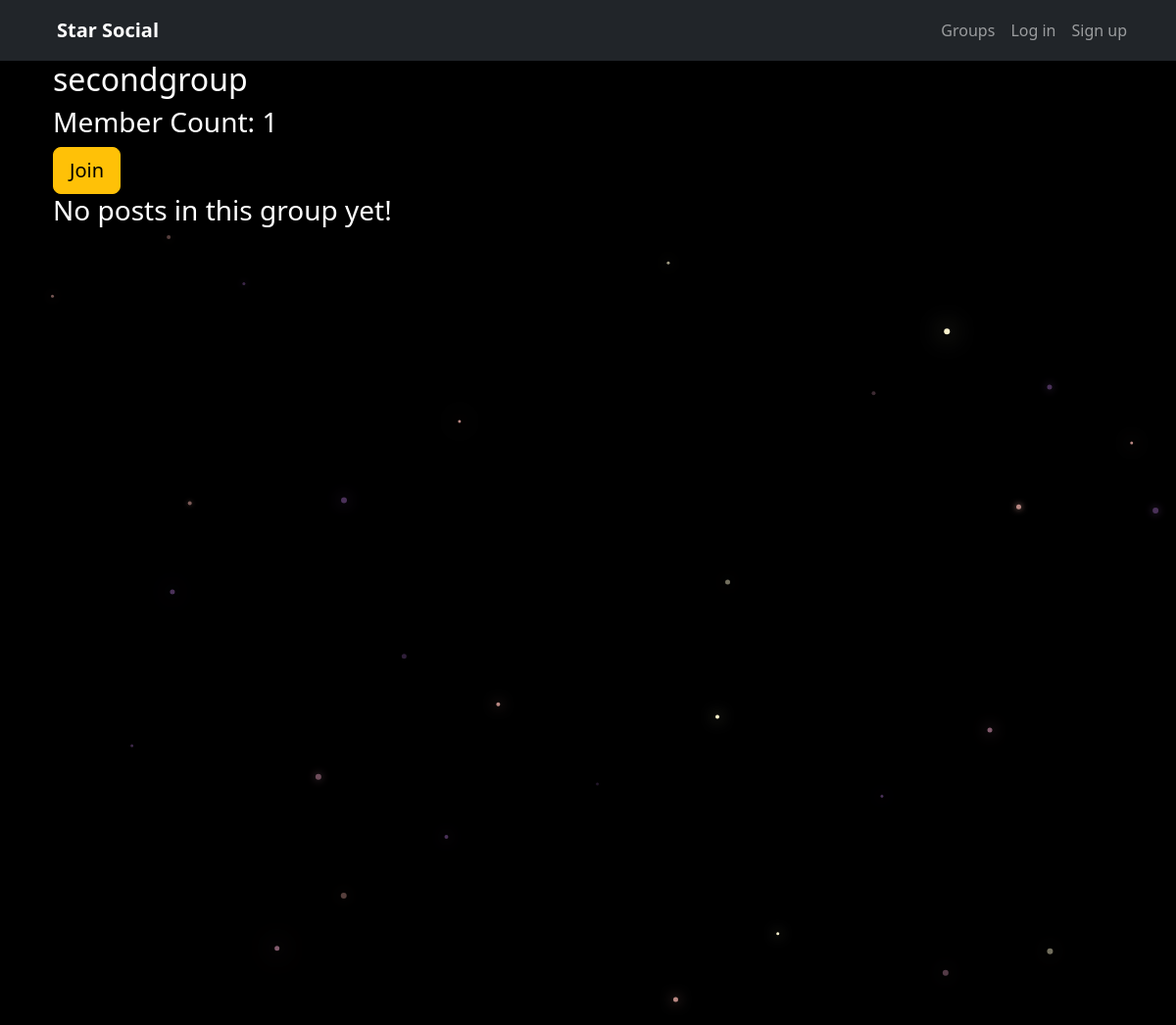
Page /groups/posts/in/secondgroup/ on the earlier database version.
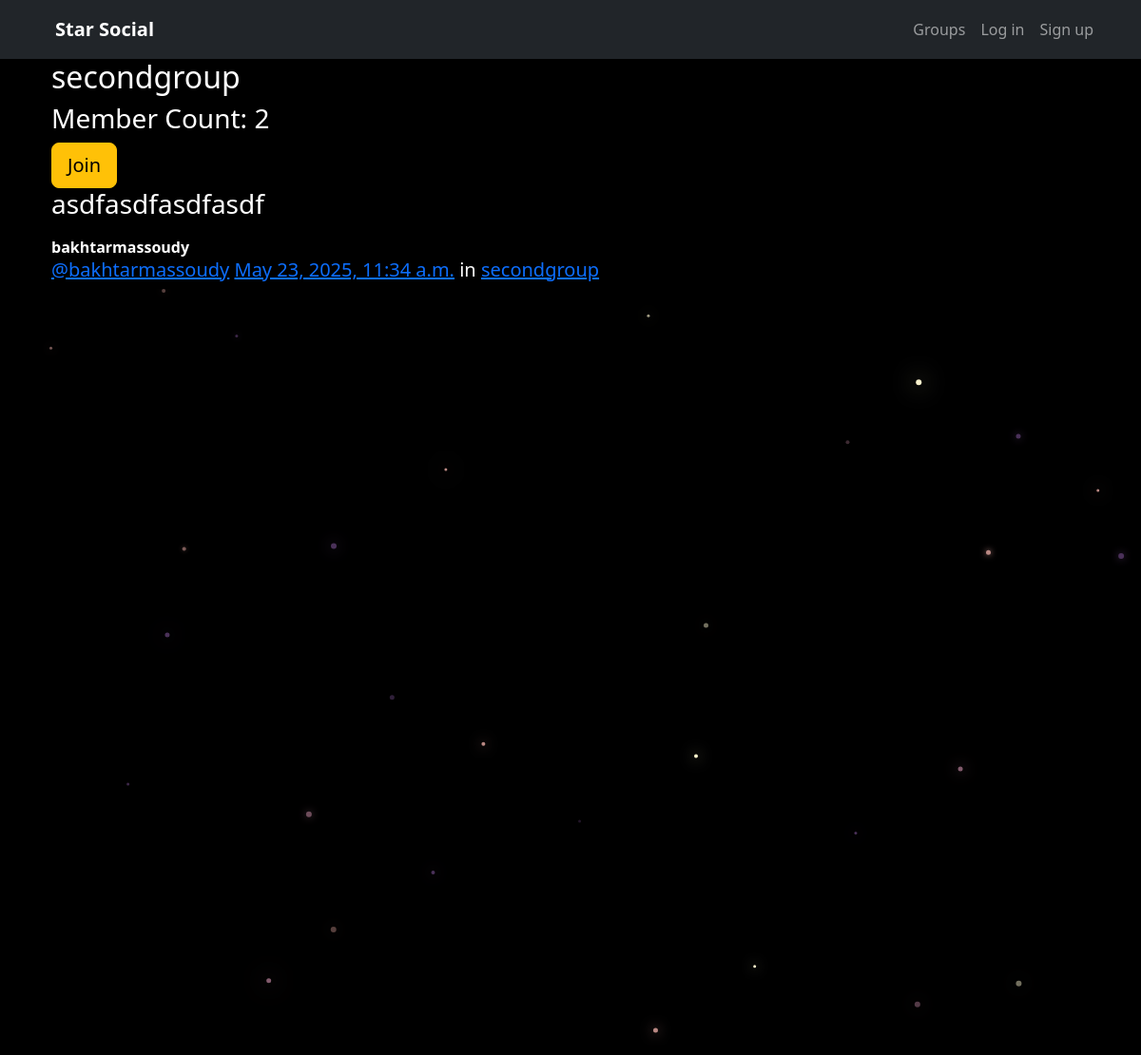
Same page on the later database version.
### groups/models.py (models this page shows, shortened)
class Group(models.Model):
    name = models.CharField(max_length=255, unique=True)
    slug = models.SlugField(allow_unicode=True, unique=True)
    description = models.TextField(blank=True, default='')
    description_html = models.TextField(editable=False, default='', blank=True)
    members = models.ManyToManyField(User,through="GroupMember")
    class Meta:
        ordering = ["name"]

### posts/models.py (models this page shows, shortened)
class Post(models.Model):
    user = models.ForeignKey(User, related_name="posts", on_delete=models.CASCADE)
    created_at = models.DateTimeField(auto_now=True)
    message = models.TextField()
    message_html = models.TextField(editable=False)
    group = models.ForeignKey(Group, related_name="posts", null=True, blank=True, on_delete=models.SET_NULL)
    class Meta:
        ordering = ["-created_at"]
        unique_together = ["user", "message"]

### groups/views.py (the view)
# urls.py: re_path(r"posts/in/(?P<slug>[-\w]+)/$", views.SingleGroup.as_view(), name="single"),
class SingleGroup(generic.DetailView):
    model = Group

### groups/templates/groups/group_detail.html (shortened to what this page needs)
{% extends "groups/group_base.html" %}
{% block pregroup %}
<h2>{{group.name}}</h2>
<h3> Member Count: {{group.members.count}}</h3>
    <div class="content">
        {% if user in group.members.all %}
            <a href="{% url 'groups:leave' slug=group.slug %}" class="btn btn-lg btn-fill btn-warning"><span class="glyphicon glyphicon-remove-circle"></span> Leave</a>
        {% else %}
            <a href="{% url 'groups:join' slug=group.slug %}" class="btn btn-lg btn-fill btn-warning"> Join</a>
        {% endif %}
    </div>
{% endblock %}
{% block group_content %}
<div class="col-md-8">
	{% if group.posts.count == 0 %}
	<h3>No posts in this group yet!</h3>
	{% else %}
		{% for post in group.posts.all %}
			{% include "posts/_post.html" %}
		{% endfor %}
	{% endif %}
</div>
{% endblock %}

### posts/templates/posts/_post.html (shortened to what this page needs)
<div class="post media">
	<h3>{{ post.message_html|safe }}</h3>
	<div class="media-body">
		<strong>{{ post.user.username }}</strong>
		<h5 class="media-heading">
			<span class="username"><a href="{% url 'posts:for_user' username=post.user.username %}">@{{ post.user.username }}</a></span>
			<time class="time"><a href="{% url 'posts:single' username=post.user.username pk=post.pk %}">{{ post.created_at }}</a></time>
			{% if post.group %}
			<span class="group-name">in <a href="#">{{ post.group.name }}</a></span>
			{% endif %}
		</h5>
	</div>
</div>

Differences in the rows shown:
computed for Group "secondgroup": members.count "1" → "2"
added Post: message_html "asdfasdfasdfasdf", user.username "bakhtarmassoudy", created_at "May 23, 2025, 11:34 a.m.", group.name "secondgroup"
Other differences:
text no longer shown: "No posts in this group yet!"
